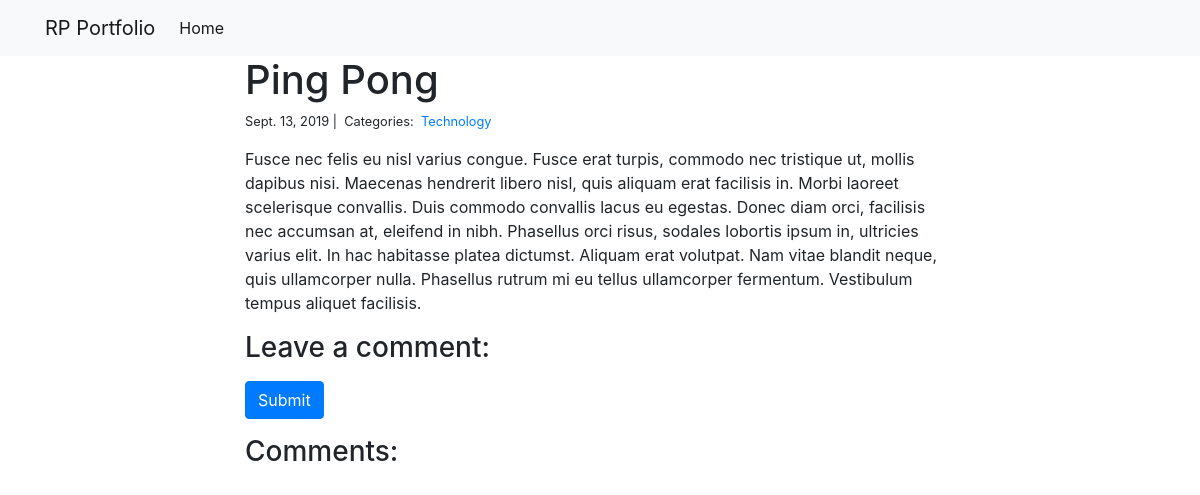
Page /blog/1/ on the committed database.
### blog/models.py (models this page shows)
class Post(models.Model):
    title = models.CharField(max_length = 255)
    body = models.TextField()
    created_on = models.DateTimeField(auto_now_add=True)
    last_modified = models.DateTimeField(auto_now=True)
    categories = models.ManyToManyField('Category', related_name='posts')

class Category(models.Model):
    name = models.CharField(max_length = 20)

### blog/views.py (the view, shortened to what this page needs)
# urls.py: path("<int:pk>/", views.blog_detail, name="blog_detail"),
def blog_detail(request, pk):
    post = Post.objects.get(pk=pk)
    form = CommentForm()
    comments = Comment.objects.filter(post=post)
    context = {
        'post': post,
        'comments': comments,
    }
    return render(request, 'post_detail.html', context)

### blog/templates/post_detail.html (shortened to what this page needs)
{% extends "base.html" %}
{% block page_content %}
<div class="col-md-8 offset-md-2">
    <h1>{{ post.title }}</h1>
    <small>
        {{ post.created_on.date }} |&nbsp;
        Categories:&nbsp;
        {% for category in post.categories.all %}
        <a href="{% url 'blog_category' category.name %}">
            {{ category.name }}
        </a>&nbsp;
        {% endfor %}
    </small>
    <p>{{ post.body | linebreaks }}</p>
    <h3>Leave a comment:</h3>
    <form action="/blog/{{ post.pk }}/" method="post">
        <button type="submit" class="btn btn-primary">Submit</button>
    </form>
    <h3>Comments:</h3>
</div>
{% endblock %}

### personal_portfolio/templates/base.html (shortened to what this page needs)
<link rel="stylesheet" href="https://stackpath.bootstrapcdn.com/bootstrap/4.1.3/css/bootstrap.min.css">
<nav class="navbar navbar-expand-lg navbar-light bg-light">
    <div class="container">
        <a class="navbar-brand" href="{% url 'project_index' %}">RP Portfolio</a>
        <div class="collapse navbar-collapse" id="navbarSupportedContent">
          <ul class="navbar-nav mr-auto">
            <li class="nav-item active">
              <a class="nav-link" href="{% url 'project_index' %}">Home</a>
            </li>
          </ul>
        </div>
    </div>
</nav>
<div class="container">
    {% block page_content %}{% endblock %}
</div>

### rows in the picture
Post: title "Ping Pong", created_on "Sept. 13, 2019", body "Fusce nec felis eu nisl varius congue. Fusce erat turpis, commodo nec tristique ut, mollis dapibus nisi. Maecenas hendrerit libero nisl, quis aliquam erat facilisis in. Morbi laoreet scelerisque convallis. Duis commodo convallis lacus eu egestas. Donec diam orci, facilisis nec accumsan at, eleifend in nibh. Phasellus orci risus, sodales lobortis ipsum in, ultricies varius elit. In hac habitasse platea dictumst. Aliquam erat volutpat. Nam vitae blandit neque, quis ullamcorper nulla. Phasellus rutrum mi eu tellus ullamcorper fermentum. Vestibulum tempus aliquet facilisis."
Category: name "Technology"
